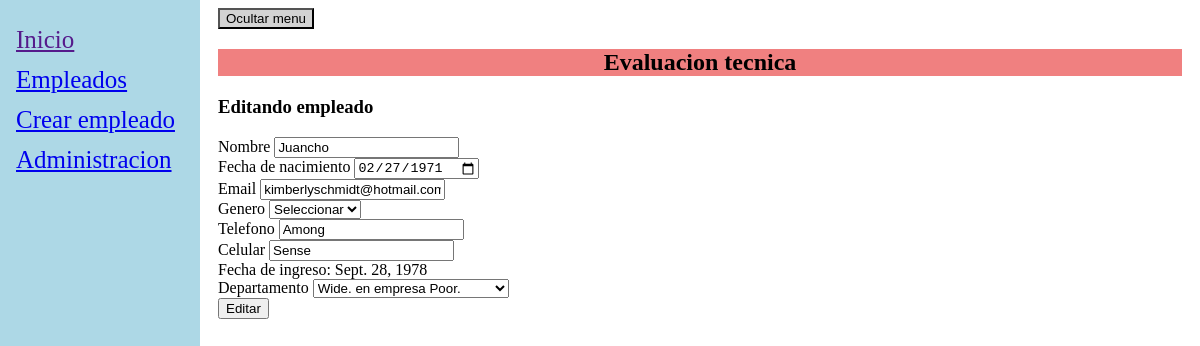
Screenshot of /editar/1/ with the database file from the repository.
### EmployeesManagement/models.py (models this page shows, shortened)
class Empleados(models.Model):
    nombre = models.CharField(max_length=30)
    fecha_nacimiento = models.DateField()
    email = models.EmailField()
    genero = models.CharField(max_length=1, null=True, blank=True)
    telefono = models.CharField(max_length=30, null=True, blank=True)
    celular = models.CharField(max_length=30, null=True, blank=True)
    fecha_ingreso = models.DateField()
    departamento = models.ForeignKey(Departamentos, default="", on_delete=models.CASCADE)

class Departamentos(models.Model):
    departamento = models.CharField(max_length=20)
    empresa = models.ForeignKey(Empresas, default="", on_delete=models.CASCADE)
    def __str__(self):
        return self.departamento

### EvaluacionTecnica/views.py (the view)
# urls.py: path('editar/<int:id>/', views.editar),
def editar(request, id):
    emp = Empleados.objects.get(id='%s' %id)
    departamentos = Departamentos.objects.all()
    return render(request, 'form_employees.html', {'departamentos':departamentos, 'emp': emp})

### EvaluacionTecnica/templates/form_employees.html (shortened to what this page needs)
{% extends "masterTemplate.html" %}
{% block content %}
{% if emp %}
<h3>Editando empleado</h3>
<form action="/editarF/" method="get">
    <label for="nombre">Nombre</label>
    <input type="text" name="nombre" required value={{emp.nombre}}>
    <br />
    <label for="fecha_nacimiento">Fecha de nacimiento</label>
    <input type="date" name="fecha_nacimiento" required value={{ emp.fecha_nacimiento|date:"Y-m-d" }}>
    <br />
    <label for="email">Email</label>
    <input type="email" name="email" required value={{emp.email}}>
    <br />
    <label for="genero">Genero</label>
    <select name="genero">
        <option value="">Seleccionar</option>
    </select>
    <br />
    <label for="telefono">Telefono</label>
    <input type="text" name="telefono" value={{emp.telefono}}>
    <br />
    <label for="celular">Celular</label>
    <input type="text" name="celular" value={{emp.celular}}>
    <br />
    <label for="fecha_ingreso">Fecha de ingreso: {{emp.fecha_ingreso}}</label>
    <br />
    <label for="departamento">Departamento</label>
    <select name="departamento" required>
        {% for deps in departamentos%}
        <option value={{deps}} {% if deps == emp.departamento %} selected {% endif %}>{{deps.departamento}} en empresa {{deps.empresa.empresa}} </option>
        {% endfor %}
    </select>
<br />
    <input type="submit" value="Editar">
</form>
{% endif %}
{% endblock %}

### rows the page displays
Empleados: nombre "Juancho", fecha_nacimiento "02/27/1971", email "kimberlyschmidt@hotmail.com", telefono "Among", celular "Sense", fecha_ingreso "Sept. 28, 1978", departamento "Wide. en empresa Poor."
